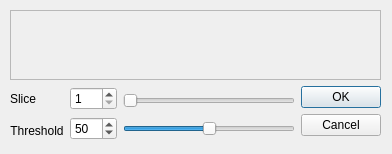
<?xml version="1.0" encoding="UTF-8"?>
<ui version="4.0">
 <class>ThresholdInput</class>
 <widget class="QDialog" name="ThresholdInput">
  <property name="geometry">
   <rect>
    <x>0</x>
    <y>0</y>
    <width>392</width>
    <height>154</height>
   </rect>
  </property>
  <property name="sizePolicy">
   <sizepolicy hsizetype="Fixed" vsizetype="Fixed">
    <horstretch>0</horstretch>
    <verstretch>0</verstretch>
   </sizepolicy>
  </property>
  <property name="windowTitle">
   <string>Threshold input</string>
  </property>
  <widget class="QWidget" name="layoutWidget">
   <property name="geometry">
    <rect>
     <x>10</x>
     <y>10</y>
     <width>371</width>
     <height>133</height>
    </rect>
   </property>
   <layout class="QVBoxLayout" name="verticalLayout_4">
    <item>
     <widget class="QScrollArea" name="scrollArea">
      <property name="verticalScrollBarPolicy">
       <enum>Qt::ScrollBarAsNeeded</enum>
      </property>
      <property name="horizontalScrollBarPolicy">
       <enum>Qt::ScrollBarAlwaysOff</enum>
      </property>
      <property name="widgetResizable">
       <bool>true</bool>
      </property>
      <widget class="QWidget" name="scrollAreaWidgetContents">
       <property name="geometry">
        <rect>
         <x>0</x>
         <y>0</y>
         <width>367</width>
         <height>69</height>
        </rect>
       </property>
       <layout class="QGridLayout" name="gridLayout">
        <item row="0" column="0">
         <widget class="QLabel" name="label_details">
          <property name="text">
           <string/>
          </property>
          <property name="alignment">
           <set>Qt::AlignLeading|Qt::AlignLeft|Qt::AlignTop</set>
          </property>
          <property name="wordWrap">
           <bool>true</bool>
          </property>
         </widget>
        </item>
       </layout>
      </widget>
     </widget>
    </item>
    <item>
     <layout class="QHBoxLayout" name="horizontalLayout">
      <item>
       <layout class="QVBoxLayout" name="verticalLayout">
        <item>
         <widget class="QLabel" name="label_slice">
          <property name="text">
           <string>Slice</string>
          </property>
         </widget>
        </item>
        <item>
         <widget class="QLabel" name="label">
          <property name="text">
           <string>Threshold</string>
          </property>
          <property name="alignment">
           <set>Qt::AlignCenter</set>
          </property>
         </widget>
        </item>
       </layout>
      </item>
      <item>
       <layout class="QVBoxLayout" name="verticalLayout_2">
        <item>
         <widget class="QSpinBox" name="spinBox_slice">
          <property name="minimum">
           <number>1</number>
          </property>
         </widget>
        </item>
        <item>
         <widget class="QSpinBox" name="spinBox_thresh">
          <property name="maximum">
           <number>100</number>
          </property>
          <property name="value">
           <number>50</number>
          </property>
         </widget>
        </item>
       </layout>
      </item>
      <item>
       <layout class="QVBoxLayout" name="verticalLayout_3">
        <item>
         <widget class="QSlider" name="slider_slice">
          <property name="minimum">
           <number>1</number>
          </property>
          <property name="orientation">
           <enum>Qt::Horizontal</enum>
          </property>
         </widget>
        </item>
        <item>
         <widget class="QSlider" name="slider_thresh">
          <property name="maximum">
           <number>100</number>
          </property>
          <property name="value">
           <number>50</number>
          </property>
          <property name="orientation">
           <enum>Qt::Horizontal</enum>
          </property>
         </widget>
        </item>
       </layout>
      </item>
      <item>
       <widget class="QDialogButtonBox" name="buttonBox">
        <property name="orientation">
         <enum>Qt::Vertical</enum>
        </property>
        <property name="standardButtons">
         <set>QDialogButtonBox::Cancel|QDialogButtonBox::Ok</set>
        </property>
       </widget>
      </item>
     </layout>
    </item>
   </layout>
  </widget>
  <zorder>layoutWidget</zorder>
  <zorder>label_details</zorder>
 </widget>
 <resources/>
 <connections>
  <connection>
   <sender>buttonBox</sender>
   <signal>accepted()</signal>
   <receiver>ThresholdInput</receiver>
   <slot>accept()</slot>
   <hints>
    <hint type="sourcelabel">
     <x>248</x>
     <y>254</y>
    </hint>
    <hint type="destinationlabel">
     <x>157</x>
     <y>274</y>
    </hint>
   </hints>
  </connection>
  <connection>
   <sender>buttonBox</sender>
   <signal>rejected()</signal>
   <receiver>ThresholdInput</receiver>
   <slot>reject()</slot>
   <hints>
    <hint type="sourcelabel">
     <x>316</x>
     <y>260</y>
    </hint>
    <hint type="destinationlabel">
     <x>286</x>
     <y>274</y>
    </hint>
   </hints>
  </connection>
  <connection>
   <sender>spinBox_slice</sender>
   <signal>valueChanged(int)</signal>
   <receiver>slider_slice</receiver>
   <slot>setValue(int)</slot>
   <hints>
    <hint type="sourcelabel">
     <x>87</x>
     <y>28</y>
    </hint>
    <hint type="destinationlabel">
     <x>197</x>
     <y>28</y>
    </hint>
   </hints>
  </connection>
  <connection>
   <sender>slider_thresh</sender>
   <signal>sliderMoved(int)</signal>
   <receiver>spinBox_thresh</receiver>
   <slot>setValue(int)</slot>
   <hints>
    <hint type="sourcelabel">
     <x>197</x>
     <y>60</y>
    </hint>
    <hint type="destinationlabel">
     <x>87</x>
     <y>61</y>
    </hint>
   </hints>
  </connection>
  <connection>
   <sender>spinBox_thresh</sender>
   <signal>valueChanged(int)</signal>
   <receiver>slider_thresh</receiver>
   <slot>setValue(int)</slot>
   <hints>
    <hint type="sourcelabel">
     <x>87</x>
     <y>61</y>
    </hint>
    <hint type="destinationlabel">
     <x>197</x>
     <y>60</y>
    </hint>
   </hints>
  </connection>
  <connection>
   <sender>slider_slice</sender>
   <signal>sliderMoved(int)</signal>
   <receiver>spinBox_slice</receiver>
   <slot>setValue(int)</slot>
   <hints>
    <hint type="sourcelabel">
     <x>197</x>
     <y>28</y>
    </hint>
    <hint type="destinationlabel">
     <x>87</x>
     <y>28</y>
    </hint>
   </hints>
  </connection>
 </connections>
</ui>
